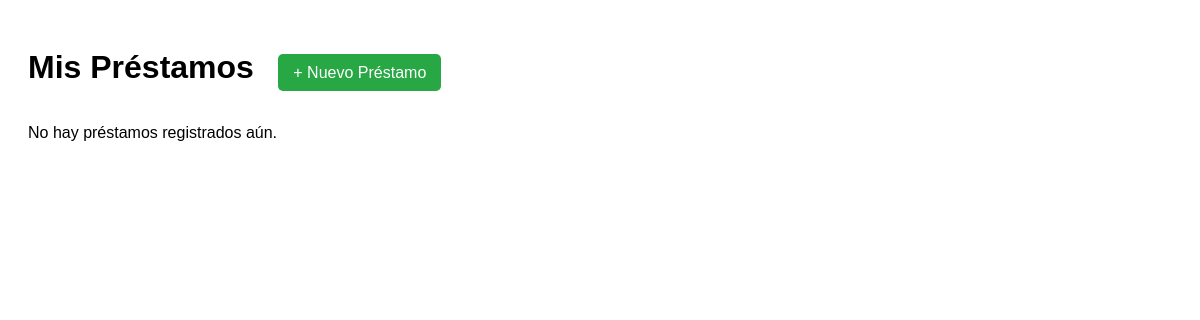
The app's page /, older data.
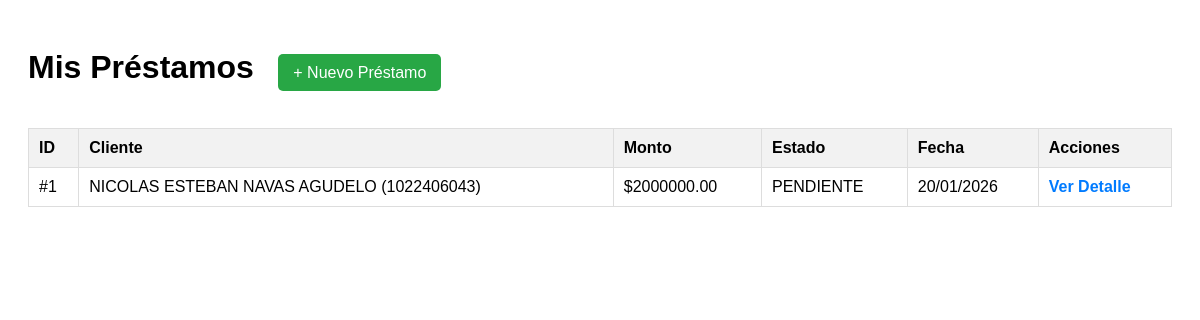
The same page, newer data.
### creditos/models.py (models this page shows, shortened)
class Prestamo(models.Model):
    ESTADOS = [
        ('PENDIENTE', 'Pendiente de Aprobación'),
        ('ACTIVO', 'Activo'),
        ('PAGADO', 'Pagado'),
        ('MORA', 'En Mora'),
        ('RECHAZADO', 'Rechazado'),
    ]
    cliente = models.ForeignKey(Cliente, on_delete=models.PROTECT, related_name='prestamos')
    monto = models.DecimalField(max_digits=12, decimal_places=2)
    tasa_interes = models.DecimalField(max_digits=5, decimal_places=2, help_text="Tasa mensual en %")
    plazo_meses = models.IntegerField()
    fecha_inicio = models.DateField()
    estado = models.CharField(max_length=20, choices=ESTADOS, default='PENDIENTE')
    creado_at = models.DateTimeField(auto_now_add=True)

class Cliente(models.Model):
    documento = models.CharField(max_length=20, unique=True)
    nombres = models.CharField(max_length=100)
    apellidos = models.CharField(max_length=100)
    telefono = models.CharField(max_length=20)
    email = models.EmailField(blank=True, null=True)
    creado_at = models.DateTimeField(auto_now_add=True)
    def __str__(self):
        return f"{self.nombres} {self.apellidos} ({self.documento})"

### creditos/views.py (the view)
# urls.py: path('', views.listar_prestamos, name='listar_prestamos'),
def listar_prestamos(request):
    prestamos = Prestamo.objects.all().order_by('-creado_at')
    return render(request, 'creditos/lista_prestamos.html', {
        'prestamos': prestamos
    })

### creditos/templates/creditos/lista_prestamos.html (shortened to what this page needs)
<!DOCTYPE html>
<html lang="es">
<head>
</head>
<body>
    <div>
        <h1>Mis Préstamos</h1>
        <a href="/crear-prestamo/" class="btn-new">+ Nuevo Préstamo</a>
    </div>
    {% if prestamos %}
        <table>
            <thead>
                <tr>
                    <th>ID</th>
                    <th>Cliente</th>
                    <th>Monto</th>
                    <th>Estado</th>
                    <th>Fecha</th>
                    <th>Acciones</th>
                </tr>
            </thead>
            <tbody>
                {% for p in prestamos %}
                <tr>
                    <td>#{{ p.id }}</td>
                    <td>{{ p.cliente }}</td>
                    <td>${{ p.monto }}</td>
                    <td>{{ p.estado }}</td>
                    <td>{{ p.creado_at|date:"d/m/Y" }}</td>
                    <td>
                        <a href="{% url 'detalle_prestamo' p.id %}" class="link-detail">Ver Detalle</a>
                    </td>
                </tr>
                {% endfor %}
            </tbody>
        </table>
    {% else %}
        <p>No hay préstamos registrados aún.</p>
    {% endif %}
</body>
</html>

### creditos/templates/creditos/lista_prestamos.html (style rules this page uses)
body { font-family: sans-serif; padding: 20px; }
h1 { display: inline-block; margin-right: 20px; }
.btn-new { background-color: #28a745; color: white; padding: 10px 15px; text-decoration: none; border-radius: 5px; }
table { width: 100%; border-collapse: collapse; margin-top: 20px; }
th, td { border: 1px solid #ddd; padding: 10px; text-align: left; }
th { background-color: #f2f2f2; }
.link-detail { color: #007bff; font-weight: bold; text-decoration: none; }

Row changes from the older to the newer data that the page shows:
added Prestamo: id "1", cliente "NICOLAS ESTEBAN NAVAS AGUDELO (1022406043)", monto "2000000.00", estado "PENDIENTE", creado_at "20/01/2026"
Text that changed along with them:
text no longer shown: "No hay préstamos registrados aún."
text now shown: "ID Cliente Monto Estado Fecha Acciones"
